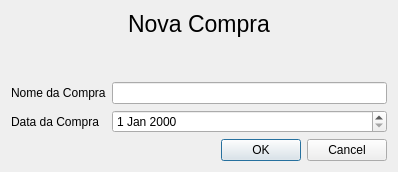
<?xml version="1.0" encoding="UTF-8"?>
<ui version="4.0">
 <class>DialogAdicionarCompra</class>
 <widget class="QDialog" name="DialogAdicionarCompra">
  <property name="geometry">
   <rect>
    <x>0</x>
    <y>0</y>
    <width>398</width>
    <height>172</height>
   </rect>
  </property>
  <property name="windowTitle">
   <string>Dialog</string>
  </property>
  <layout class="QVBoxLayout" name="verticalLayout_3">
   <item>
    <layout class="QVBoxLayout" name="verticalLayout_2">
     <item>
      <layout class="QVBoxLayout" name="verticalLayout">
       <item>
        <layout class="QHBoxLayout" name="horizontalLayout">
         <item>
          <spacer name="horizontalSpacer">
           <property name="orientation">
            <enum>Qt::Horizontal</enum>
           </property>
           <property name="sizeHint" stdset="0">
            <size>
             <width>40</width>
             <height>20</height>
            </size>
           </property>
          </spacer>
         </item>
         <item>
          <widget class="QLabel" name="label">
           <property name="font">
            <font>
             <pointsize>17</pointsize>
            </font>
           </property>
           <property name="text">
            <string>Nova Compra</string>
           </property>
          </widget>
         </item>
         <item>
          <spacer name="horizontalSpacer_2">
           <property name="orientation">
            <enum>Qt::Horizontal</enum>
           </property>
           <property name="sizeHint" stdset="0">
            <size>
             <width>40</width>
             <height>20</height>
            </size>
           </property>
          </spacer>
         </item>
        </layout>
       </item>
       <item>
        <spacer name="verticalSpacer">
         <property name="orientation">
          <enum>Qt::Vertical</enum>
         </property>
         <property name="sizeHint" stdset="0">
          <size>
           <width>20</width>
           <height>40</height>
          </size>
         </property>
        </spacer>
       </item>
      </layout>
     </item>
     <item>
      <layout class="QGridLayout" name="gridLayout">
       <item row="0" column="0">
        <widget class="QLabel" name="label_2">
         <property name="text">
          <string>Nome da Compra</string>
         </property>
        </widget>
       </item>
       <item row="1" column="0">
        <widget class="QLabel" name="label_3">
         <property name="text">
          <string>Data da Compra</string>
         </property>
        </widget>
       </item>
       <item row="0" column="2">
        <widget class="QLineEdit" name="lineEditNomeCompra"/>
       </item>
       <item row="1" column="2">
        <widget class="QDateEdit" name="dateEditDataCompra"/>
       </item>
      </layout>
     </item>
     <item>
      <widget class="QDialogButtonBox" name="buttonBox">
       <property name="orientation">
        <enum>Qt::Horizontal</enum>
       </property>
       <property name="standardButtons">
        <set>QDialogButtonBox::Cancel|QDialogButtonBox::Ok</set>
       </property>
      </widget>
     </item>
    </layout>
   </item>
  </layout>
 </widget>
 <resources/>
 <connections>
  <connection>
   <sender>buttonBox</sender>
   <signal>accepted()</signal>
   <receiver>DialogAdicionarCompra</receiver>
   <slot>accept()</slot>
   <hints>
    <hint type="sourcelabel">
     <x>248</x>
     <y>254</y>
    </hint>
    <hint type="destinationlabel">
     <x>157</x>
     <y>274</y>
    </hint>
   </hints>
  </connection>
  <connection>
   <sender>buttonBox</sender>
   <signal>rejected()</signal>
   <receiver>DialogAdicionarCompra</receiver>
   <slot>reject()</slot>
   <hints>
    <hint type="sourcelabel">
     <x>316</x>
     <y>260</y>
    </hint>
    <hint type="destinationlabel">
     <x>286</x>
     <y>274</y>
    </hint>
   </hints>
  </connection>
 </connections>
</ui>
